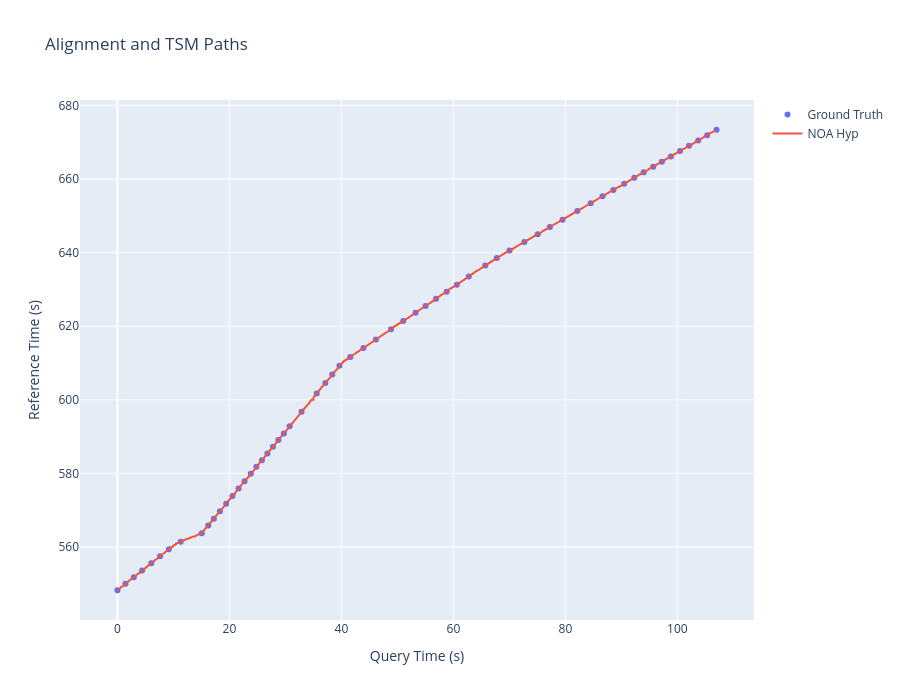

Here is the notebook cell this chart was saved with:
### Code cell
# Create a figure
fig = go.Figure()
fig.update_layout(
    title='Alignment and TSM Paths',
    xaxis_title='Query Time (s)',
    yaxis_title='Reference Time (s)',
    width=900,
    height=700
)
""" fig.add_trace(go.Scatter(
    x=dtw_hyp[0], y=dtw_hyp[1], mode='lines', name='DTW Hyp'
)) """
fig.add_trace(go.Scatter(
    x=gt[0], y=gt[1], mode='markers', name='Ground Truth'
))
fig.add_trace(go.Scatter(
    x=noa_hyp[0], y=noa_hyp[1], mode='lines', name='NOA Hyp'
))
# fig.add_trace(go.Scatter(
#     x=noa_mono_hyp[0], y=noa_mono_hyp[1], mode='lines', name='NOA-Mono Hyp'
# ))
# fig.add_trace(go.Scatter(
#     x=oltw_hyp[0], y=oltw_hyp[1], mode='lines', name='OLTW Hyp'
# ))
""" fig.add_trace(go.Scatter(
    x=oltw_global_hyp[0], y=oltw_global_hyp[1], mode='lines', name='OLTW Global Hyp'
)) """


fig.show()

### Figure 1 — Plotly figure (JSON) as saved in the notebook; plotly's stock layout.template omitted (floating-point values rounded to 4 significant figures; data arrays with more than 128 entries replaced by an {"elided": "..."} marker saying what was removed)
{"data": [{"mode": "markers", "name": "Ground Truth", "type": "scatter", "x": [0.0, 1.43, 2.921, 4.403, 6.046, 7.611, 9.18, 11.29, 15.06, 16.22, 17.21, 18.3, 19.42, 20.53, 21.63, 22.71, 23.81, 24.81, 25.8, 26.78, 27.78, 28.74, 29.72, 30.76, 32.88, 35.59, 37.13, 38.37, 39.64, 41.59, 43.92, 46.16, 48.86, 51.04, 53.24, 55.04, 56.9, 58.79, 60.61, 62.75, 65.7, 67.76, 70.02, 72.68, 75.07, 77.22, 79.49, 82.13, 84.52, 86.63, 88.58, 90.5, 92.3, 93.99, 95.68, 97.23, 98.84, 100.5, 102.1, 103.7, 105.3, 107.0], "y": [548.2, 550.0, 551.8, 553.6, 555.6, 557.5, 559.4, 561.4, 563.7, 565.9, 567.7, 569.7, 571.8, 573.8, 575.9, 577.9, 579.9, 581.8, 583.6, 585.4, 587.3, 589.0, 590.9, 592.8, 596.7, 601.7, 604.6, 606.9, 609.2, 611.7, 614.1, 616.4, 619.2, 621.4, 623.7, 625.5, 627.4, 629.4, 631.3, 633.5, 636.5, 638.5, 640.5, 642.9, 645.0, 646.9, 649.0, 651.3, 653.4, 655.3, 657.0, 658.7, 660.3, 661.8, 663.3, 664.7, 666.1, 667.6, 669.0, 670.5, 671.9, 673.4]}, {"mode": "lines", "name": "NOA Hyp", "type": "scatter", "x": {"elided": "4604 float values"}, "y": {"elided": "4604 float values"}}], "layout": {"height": 700, "title": {"text": "Alignment and TSM Paths"}, "width": 900, "xaxis": {"title": {"text": "Query Time (s)"}}, "yaxis": {"title": {"text": "Reference Time (s)"}}}}
